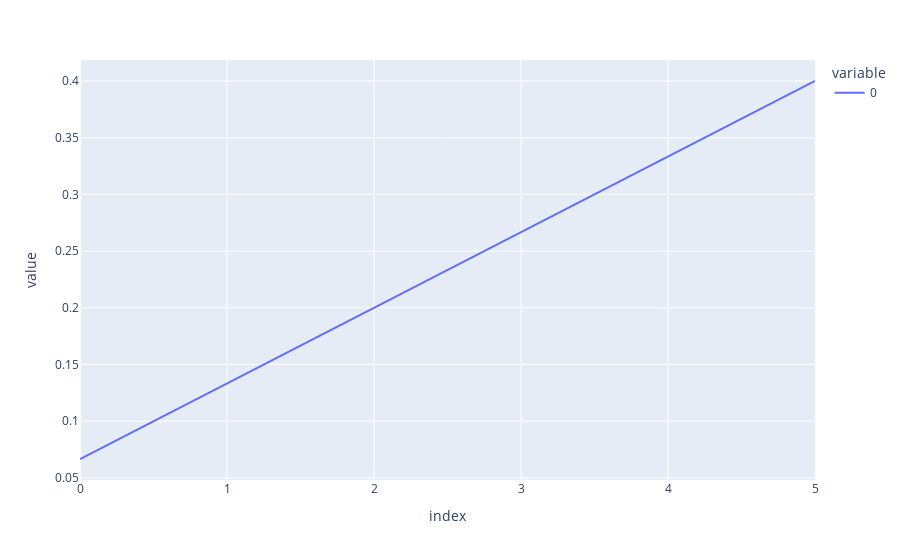

Notebook code for this chart:
### Code cell
experiment1.plot()

### Figure 1 — Plotly figure (JSON) as saved in the notebook; plotly's stock layout.template omitted (floating-point values rounded to 4 significant figures)
{"data": [{"hovertemplate": "variable=0<br>index=%{x}<br>value=%{y}<extra></extra>", "legendgroup": "0", "line": {"color": "#636efa", "dash": "solid"}, "mode": "lines", "name": "0", "orientation": "v", "showlegend": true, "type": "scatter", "x": [0, 1, 2, 3, 4, 5], "xaxis": "x", "y": [0.06667, 0.1333, 0.2, 0.2667, 0.3333, 0.4], "yaxis": "y"}], "layout": {"legend": {"title": {"text": "variable"}, "tracegroupgap": 0}, "margin": {"t": 60}, "xaxis": {"anchor": "y", "domain": [0, 1], "title": {"text": "index"}}, "yaxis": {"anchor": "x", "domain": [0, 1], "title": {"text": "value"}}}}
